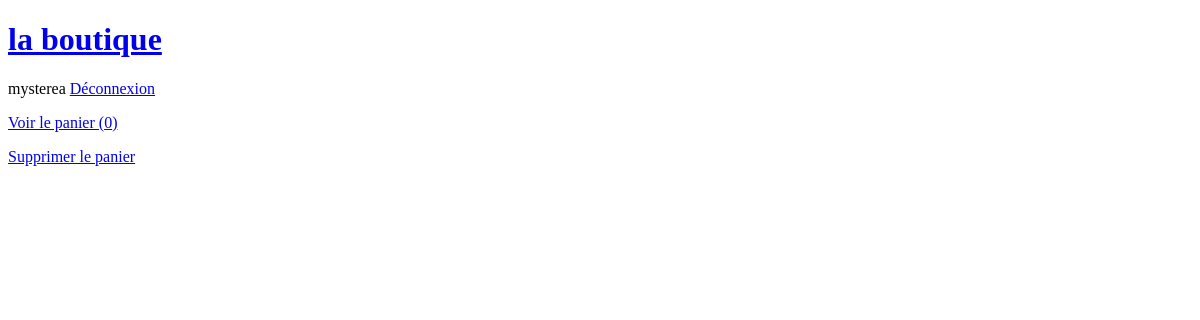
/cart/ (signed in), run on an earlier commit of the app's database.
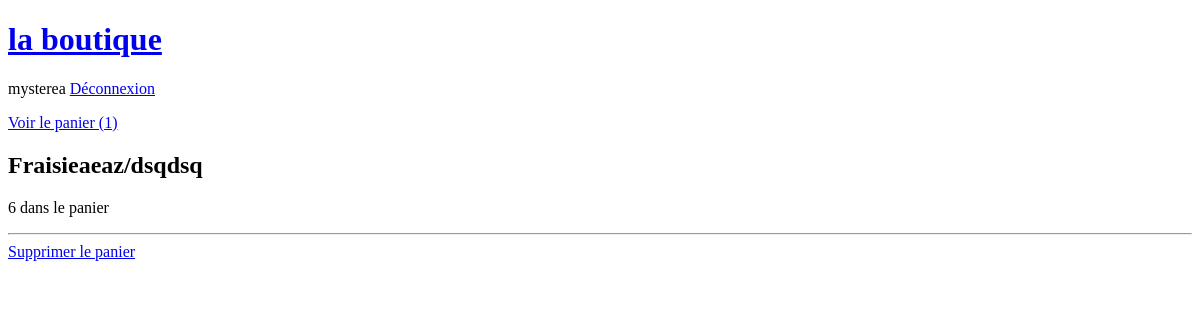
And on a later commit of the database.
### accounts/models.py (models this page shows)
class Shopper(AbstractUser):
    pass

### store/models.py (models this page shows, shortened)
class Cart(models.Model):
    user = models.OneToOneField(AUTH_USER_MODEL, on_delete=models.CASCADE)
    orders = models.ManyToManyField(Order)

class Order(models.Model):
    user = models.ForeignKey(AUTH_USER_MODEL, on_delete=models.CASCADE)
    product = models.ForeignKey(Product, on_delete=models.CASCADE)
    quantity = models.IntegerField(default=1)
    ordered = models.BooleanField(default=False)
    ordered_date = models.DateTimeField(blank=True, null=True)

class Product(models.Model):
    name = models.CharField(max_length=128)
    slug = models.SlugField(max_length=128)
    price = models.FloatField(default=0.0)
    quantity = models.IntegerField(default=0)
    peremption_date = models.DateField()
    description = models.TextField(blank=True)

### store/views.py (the view)
# urls.py: path('cart/', cart, name='cart'),
def cart(request):
    cart = get_object_or_404(Cart, user=request.user)
    return render(request, 'store/cart.html', context={"orders": cart.orders.all()})

### store/templates/store/cart.html (shortened to what this page needs)
{% extends "base.html" %}
{% block content %}
{% for order in orders %}
    <h2>{{ order.product.name }}</h2>
    <p>{{ order.quantity }} dans le panier</p>
    <hr>
{% endfor %}
    <a href="{% url "delete-cart" %}">Supprimer le panier </a>
{% endblock  %}

### templates/base.html (shortened to what this page needs)
<!DOCTYPE html>
<html>
<head>
</head>
<body>
<a href="{% url "index" %}">
    <h1>la boutique</h1>
</a>
{% if user.is_authenticated %}
    {{ user.username}}
    <a href="{% url "logout" %}">Déconnexion</a>
{% else %}
    <a href="{% url "login" %}"> Se connecter</a>
    <a href="{% url "signup" %}"> S'inscrire</a>
{% endif %}
{% if user.cart %}
    <p>
        <a href="{% url "cart" %}">
            Voir le panier ({{ user.cart.orders.count }})
        </a>
    </p>
{% endif %}
{% block content %}
{% endblock  %}
</body>
</html>

What changed in the data, as far as the page shows it:
computed for Shopper "mysterea": cart.orders.count "0" → "1"
added Order: product.name "Fraisieaeaz/dsqdsq", quantity "6"
